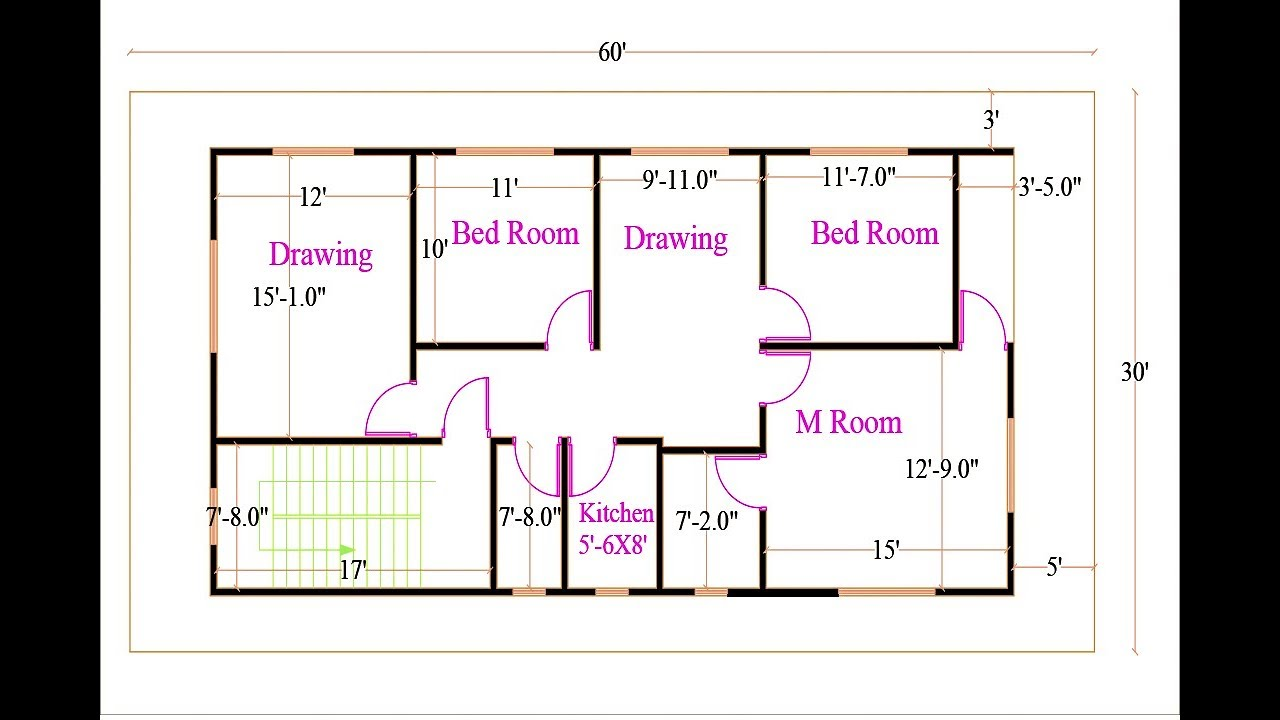
#> input picture house1.jpg, 1280 x 720 px, found by its file name
$ python cad.py
#> lines starting #> are read from the running program, lines starting #| are printed output that depends on the picture; after the words box and inside, x2 and y2 are one past the last pixel; in counts of white or black regions, pixels touching at a corner belong together
import cv2
import numpy as np
from shapely.geometry import Polygon
import math

# ==== CONFIGURATION ====
image_path = r"C:\Users\eswar\OneDrive\Desktop\sih\2046Integrated\house1.jpg"
required_capacity_liters = 20000
tank_depth_m = 2
scale = 0.05  # meters per pixel (adjust for your plan)

# ==== LOAD IMAGE ====
img = cv2.imread(image_path, cv2.IMREAD_GRAYSCALE)
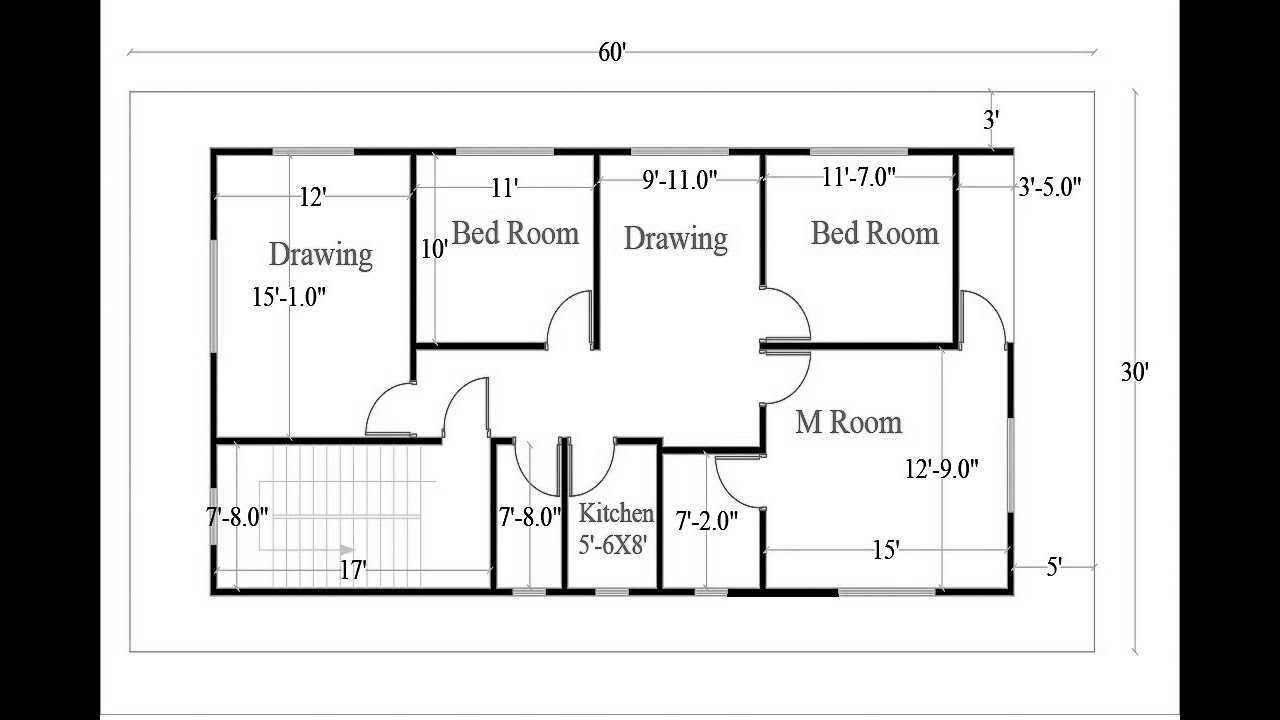
#> img: shape (720, 1280); min 0, max 255, mean 203.1
if img is None:
    raise Exception("Cannot read image. Check file path.")

height, width = img.shape
#> height = 720; width = 1280

# ==== DETECT HOUSE FOOTPRINT ====
_, thresh = cv2.threshold(img, 200, 255, cv2.THRESH_BINARY_INV)
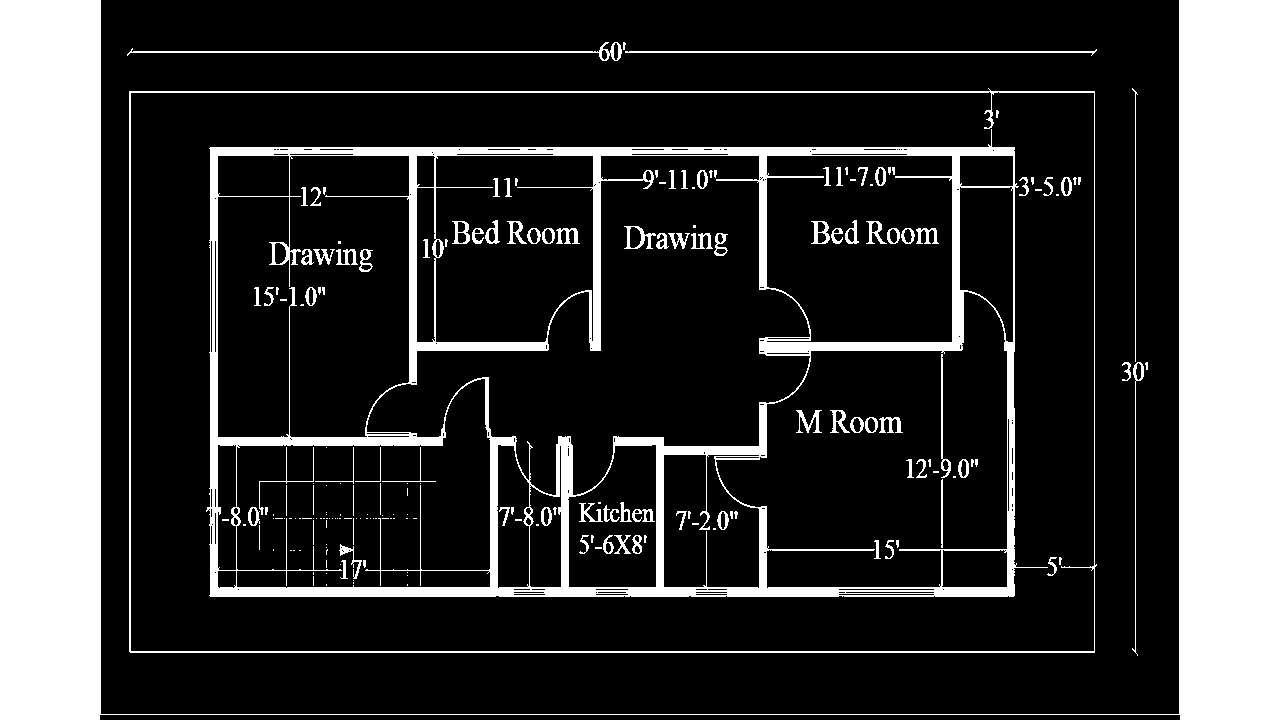
#> thresh: shape (720, 1280); 22.6% white; 203 white regions (99 under 20 px)
contours, _ = cv2.findContours(thresh, cv2.RETR_EXTERNAL, cv2.CHAIN_APPROX_SIMPLE)
#> contours = 9 contours, 3 with area under 20; largest, box (x1, y1, x2, y2) and area: (129, 88, 1097, 653) 541368, (0, 0, 1280, 720) 143792, (127, 42, 622, 61) 728, (625, 49, 1097, 56) 472, (1132, 362, 1144, 656) 154, (1122, 362, 1131, 381) 42

if len(contours) == 0:
    raise Exception("No contours found in the image.")

contours = sorted(contours, key=cv2.contourArea, reverse=True)
house_contour = contours[0]
#> house_contour = contour of 14 points, box (x1, y1, x2, y2) (129, 88, 1097, 653), area 541368
house_polygon = [(pt[0][0], pt[0][1]) for pt in house_contour]
#> house_polygon = [(988, 88), (990, 90), (989, 91), (129, 91), (129, 651), (130, 652), (1094, 652), (1094, 567), (1096, 565), (1096, 564), (1095, 565), (1094, 564), (1094, 91), (991, 91)]

# ==== DEFINE SITE & OPEN SPACE ====
site_boundary = [(0, 0), (width, 0), (width, height), (0, height)]
site_poly = Polygon(site_boundary)
house_poly = Polygon(house_polygon)
open_space = site_poly.difference(house_poly)

# ==== TANK SIZE CALCULATION ====
footprint_area_m2 = required_capacity_liters / (tank_depth_m * 1000)
tank_L = tank_W = math.sqrt(footprint_area_m2)

print(f"\nRequired tank capacity: {required_capacity_liters} liters")
print(f"Recommended tank dimensions (L × W × D): {tank_L:.2f} × {tank_W:.2f} × {tank_depth_m} m\n")

# ==== FUNCTION TO MEASURE DIMENSIONS ====
def measure_space(polygon):
    if polygon.is_empty:
        return 0, 0, 0
    minx, miny, maxx, maxy = polygon.bounds
    width_px = maxx - minx
    height_px = maxy - miny
    area_m2 = polygon.area * (scale ** 2)
    return width_px * scale, height_px * scale, area_m2

# ==== SPLIT DIRECTIONS ====
north_area = Polygon([(0,0),(width,0),(width,height/2),(0,height/2)])
south_area = Polygon([(0,height/2),(width,height/2),(width,height),(0,height)])
west_area  = Polygon([(0,0),(width/2,0),(width/2,height),(0,height)])
east_area  = Polygon([(width/2,0),(width,height/2),(width,height),(width/2,height)])

open_north = open_space.intersection(north_area)
open_south = open_space.intersection(south_area)
open_west  = open_space.intersection(west_area)
open_east  = open_space.intersection(east_area)

# ==== MEASURE EACH DIRECTION ====
directions = {
    "North": measure_space(open_north),
    "South": measure_space(open_south),
    "West": measure_space(open_west),
    "East": measure_space(open_east),
}
#> directions = {'North': (64, 18, 503), 'South': (64, 18, 447.5), 'West': (32, 36, 435.3), 'East': (32, 36, 287.3)}

# ==== EVALUATE FIT ====
suitable = []
for dir_name, (dim_w, dim_h, area) in directions.items():
    print(f"{dir_name} side → Width: {dim_w:.2f} m, Height: {dim_h:.2f} m, Area: {area:.2f} m²")
    if dim_w >= tank_L and dim_h >= tank_W:
        suitable.append(dir_name)
#> this loop made 4 passes
#| North side → Width: 64.00 m, Height: 18.00 m, Area: 503.04 m²
#| South side → Width: 64.00 m, Height: 18.00 m, Area: 447.54 m²
#| West side → Width: 32.00 m, Height: 36.00 m, Area: 435.32 m²
#| East side → Width: 32.00 m, Height: 36.00 m, Area: 287.30 m²
#> after the loop, suitable = ['North', 'South', 'West', 'East']

# ==== PRINT SUITABLE SIDE ====
if suitable:
    print("\n✅ Tank can be placed in:", ", ".join(suitable))
#| ✅ Tank can be placed in: North, South, West, East
else:
    print("\n❌ No direction has enough space for the tank.")

# ==== VISUALIZE ====
img_color = cv2.cvtColor(img, cv2.COLOR_GRAY2BGR)

# Draw house footprint in red
pts = np.array(house_polygon, np.int32).reshape((-1,1,2))
#> pts has the same summary as house_contour
cv2.polylines(img_color, [pts], True, (0,0,255), 2)

# Overlay direction labels
cv2.putText(img_color, "NORTH", (int(width/3), 30), cv2.FONT_HERSHEY_SIMPLEX, 1, (255,0,0), 2)
cv2.putText(img_color, "SOUTH", (int(width/3), height-20), cv2.FONT_HERSHEY_SIMPLEX, 1, (0,255,0), 2)
cv2.putText(img_color, "WEST", (20, int(height/2)), cv2.FONT_HERSHEY_SIMPLEX, 1, (0,0,255), 2)
cv2.putText(img_color, "EAST", (width-120, int(height/2)), cv2.FONT_HERSHEY_SIMPLEX, 1, (0,255,255), 2)
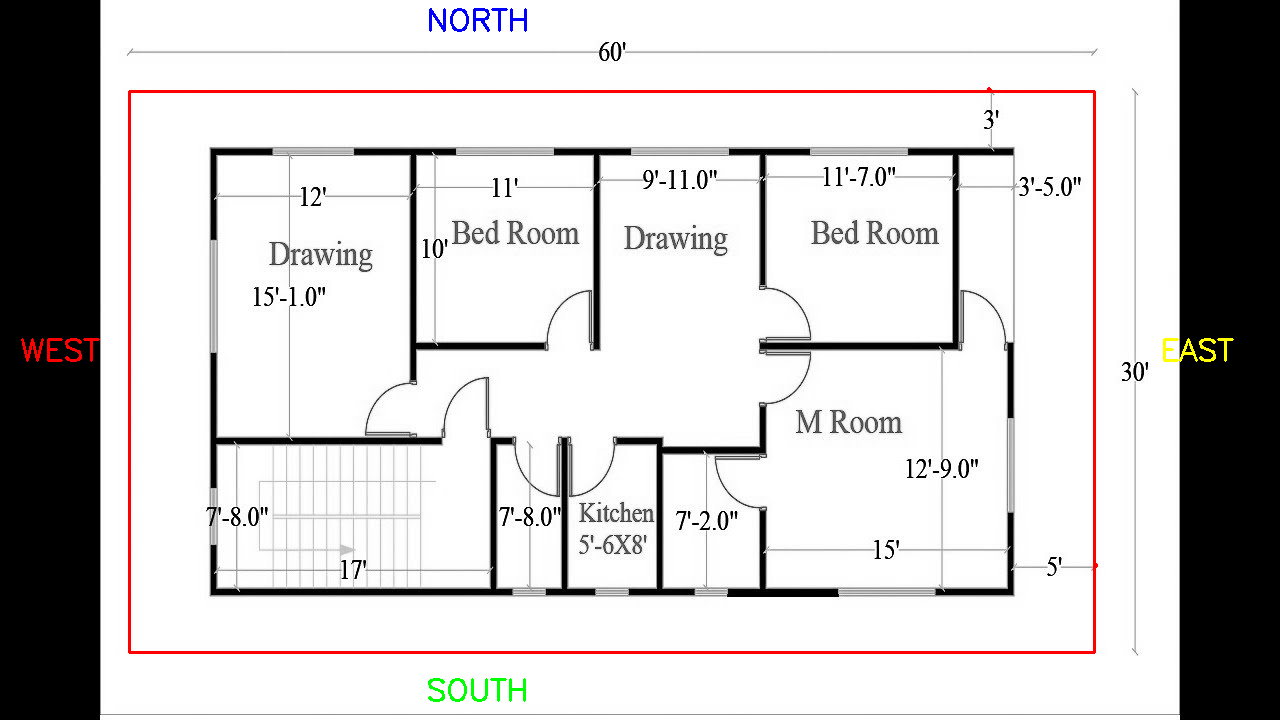
#> img_color: shape (720, 1280, 3); mean B, G, R 200.9, 201.1, 203.6

cv2.imshow("House Plan with Directions", img_color)
cv2.waitKey(0)
cv2.destroyAllWindows()

$ run again, with house.jpg copied over house1.jpg
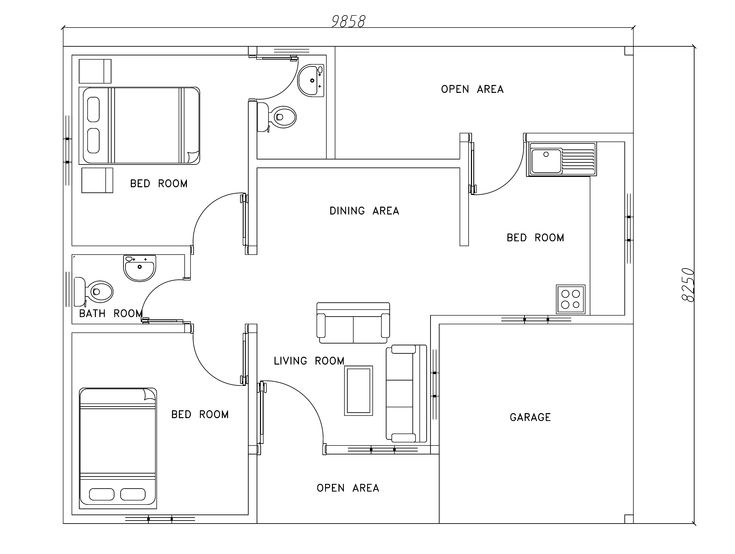
#> input picture house.jpg, 735 x 554 px, found by its file name
#> img is the input picture: shape (554, 735); min 0, max 255, mean 246.6
#> `_, thresh = cv2.threshold(img, 200, 255, cv2.THRESH_BINARY_INV)`:
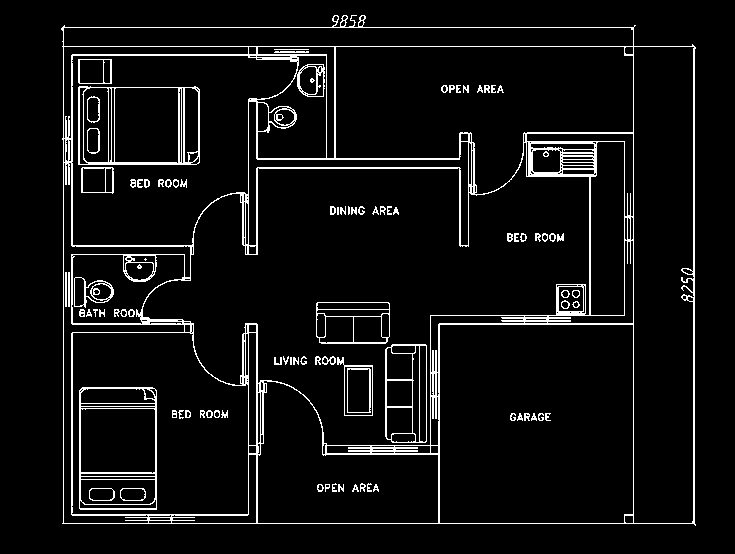
#> thresh: shape (554, 735); 6.2% white in thin lines or dots, all inside (x1, y1, x2, y2) = (61, 15, 696, 526)
#> contours = 1 contour; box (x1, y1, x2, y2) and area: (61, 15, 696, 526) 311998
#> house_contour = contour of 118 points, box (x1, y1, x2, y2) (61, 15, 696, 526), area 311998
#> house_polygon = 118 pairs, first value 61 to 695, second value 15 to 525
#> directions = {'North': (36.75, 13.85, 117.1), 'South': (36.75, 13.85, 120.9), 'West': (18.38, 27.7, 131), 'East': (18.38, 27.7, 56.49)}
#> the loop `for dir_name, (dim_w, dim_h, area) in directions.items():` made 4 passes
#> (printed output is left out)
#> after the loop `for dir_name, (dim_w, dim_h, area) in directions.items():`: suitable = ['North', 'South', 'West', 'East']
#| ✅ Tank can be placed in: North, South, West, East
#> pts has the same summary as house_contour
#> `cv2.putText(img_color, "EAST", (width-120, int(height/2)), cv2.FONT_HE..`:
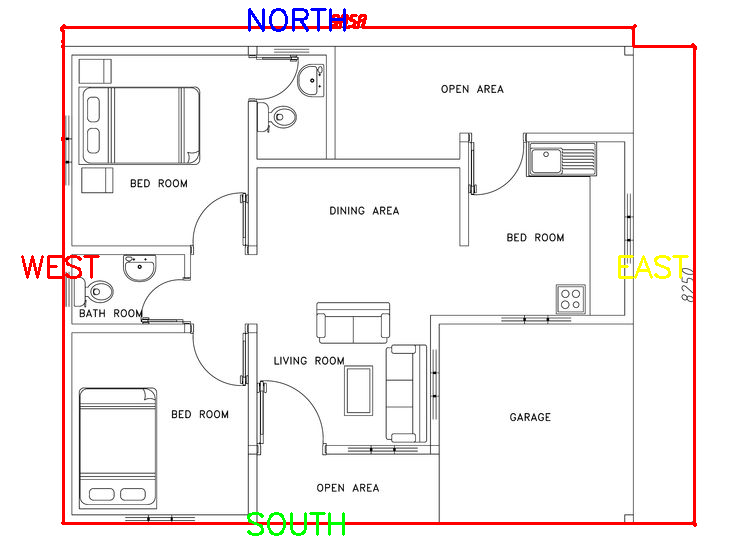
#> img_color: shape (554, 735, 3); mean B, G, R 242.1, 242.4, 246.6
